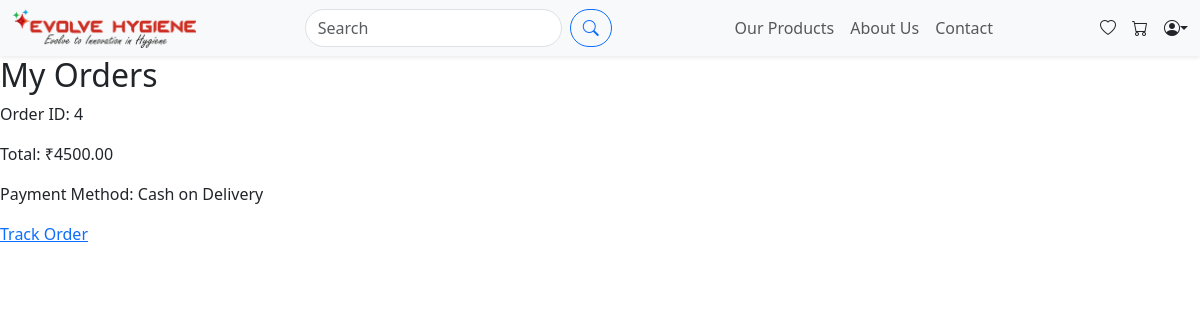
/my_orders/ (signed in), run on an earlier commit of the app's database.
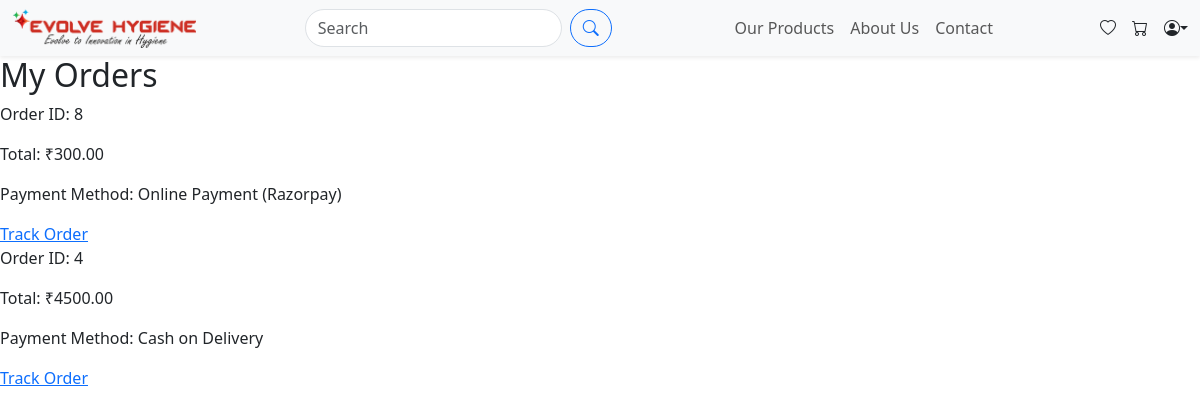
And on a later commit of the database.
### evolve/models.py (models this page shows, shortened)
class Order(models.Model):
    user = models.ForeignKey(User, on_delete=models.CASCADE)
    total_amount = models.DecimalField(max_digits=10, decimal_places=2)
    payment_method = models.CharField(
        max_length=20,
        choices=[
            ('razorpay', 'Online Payment (Razorpay)'),
            ('cod', 'Cash on Delivery'),
        ]
    )
    payment_status = models.CharField(
        max_length=20,
        choices=[
            ('pending', 'Pending'),
            ('completed', 'Completed'),
            ('failed', 'Failed'),
        ],
        default='pending'
    )
    razorpay_order_id = models.CharField(max_length=100, blank=True, null=True)  # For Razorpay orders
    razorpay_payment_id = models.CharField(max_length=100, blank=True, null=True)  # For Razorpay payments
    created_at = models.DateTimeField(auto_now_add=True)
    updated_at = models.DateTimeField(auto_now=True)

### evolve/views.py (the view)
# urls.py: path('my_orders/', views.my_orders, name='my_orders'),
@login_required
def my_orders(request):
    orders = Order.objects.filter(user=request.user).order_by('-created_at')
    return render(request, 'user/my_orders.html', {'orders': orders})

### evolve/context_processors.py (called while the page is built)
def cart_count(request):
    cart = request.session.get('cart', {})
    cart_count = sum(cart.values())  # Sum of quantities
    return {'cart_count': cart_count}

### templates/user/my_orders.html
{% extends 'base.html' %}
{% block content %}
<h2>My Orders</h2>
{% for order in orders %}
    <div>
        <p>Order ID: {{ order.id }}</p>
        <p>Total: ₹{{ order.total_amount }}</p>
        <p>Payment Method: {{ order.get_payment_method_display }}</p>
        <a href="{% url 'track_order' order.id %}">Track Order</a>
    </div>
{% empty %}
    <p>No orders found.</p>
{% endfor %}
{% endblock %}

What changed in the data, as far as the page shows it:
added Order: id "8", total_amount "300.00", payment_method "Online Payment (Razorpay)"
